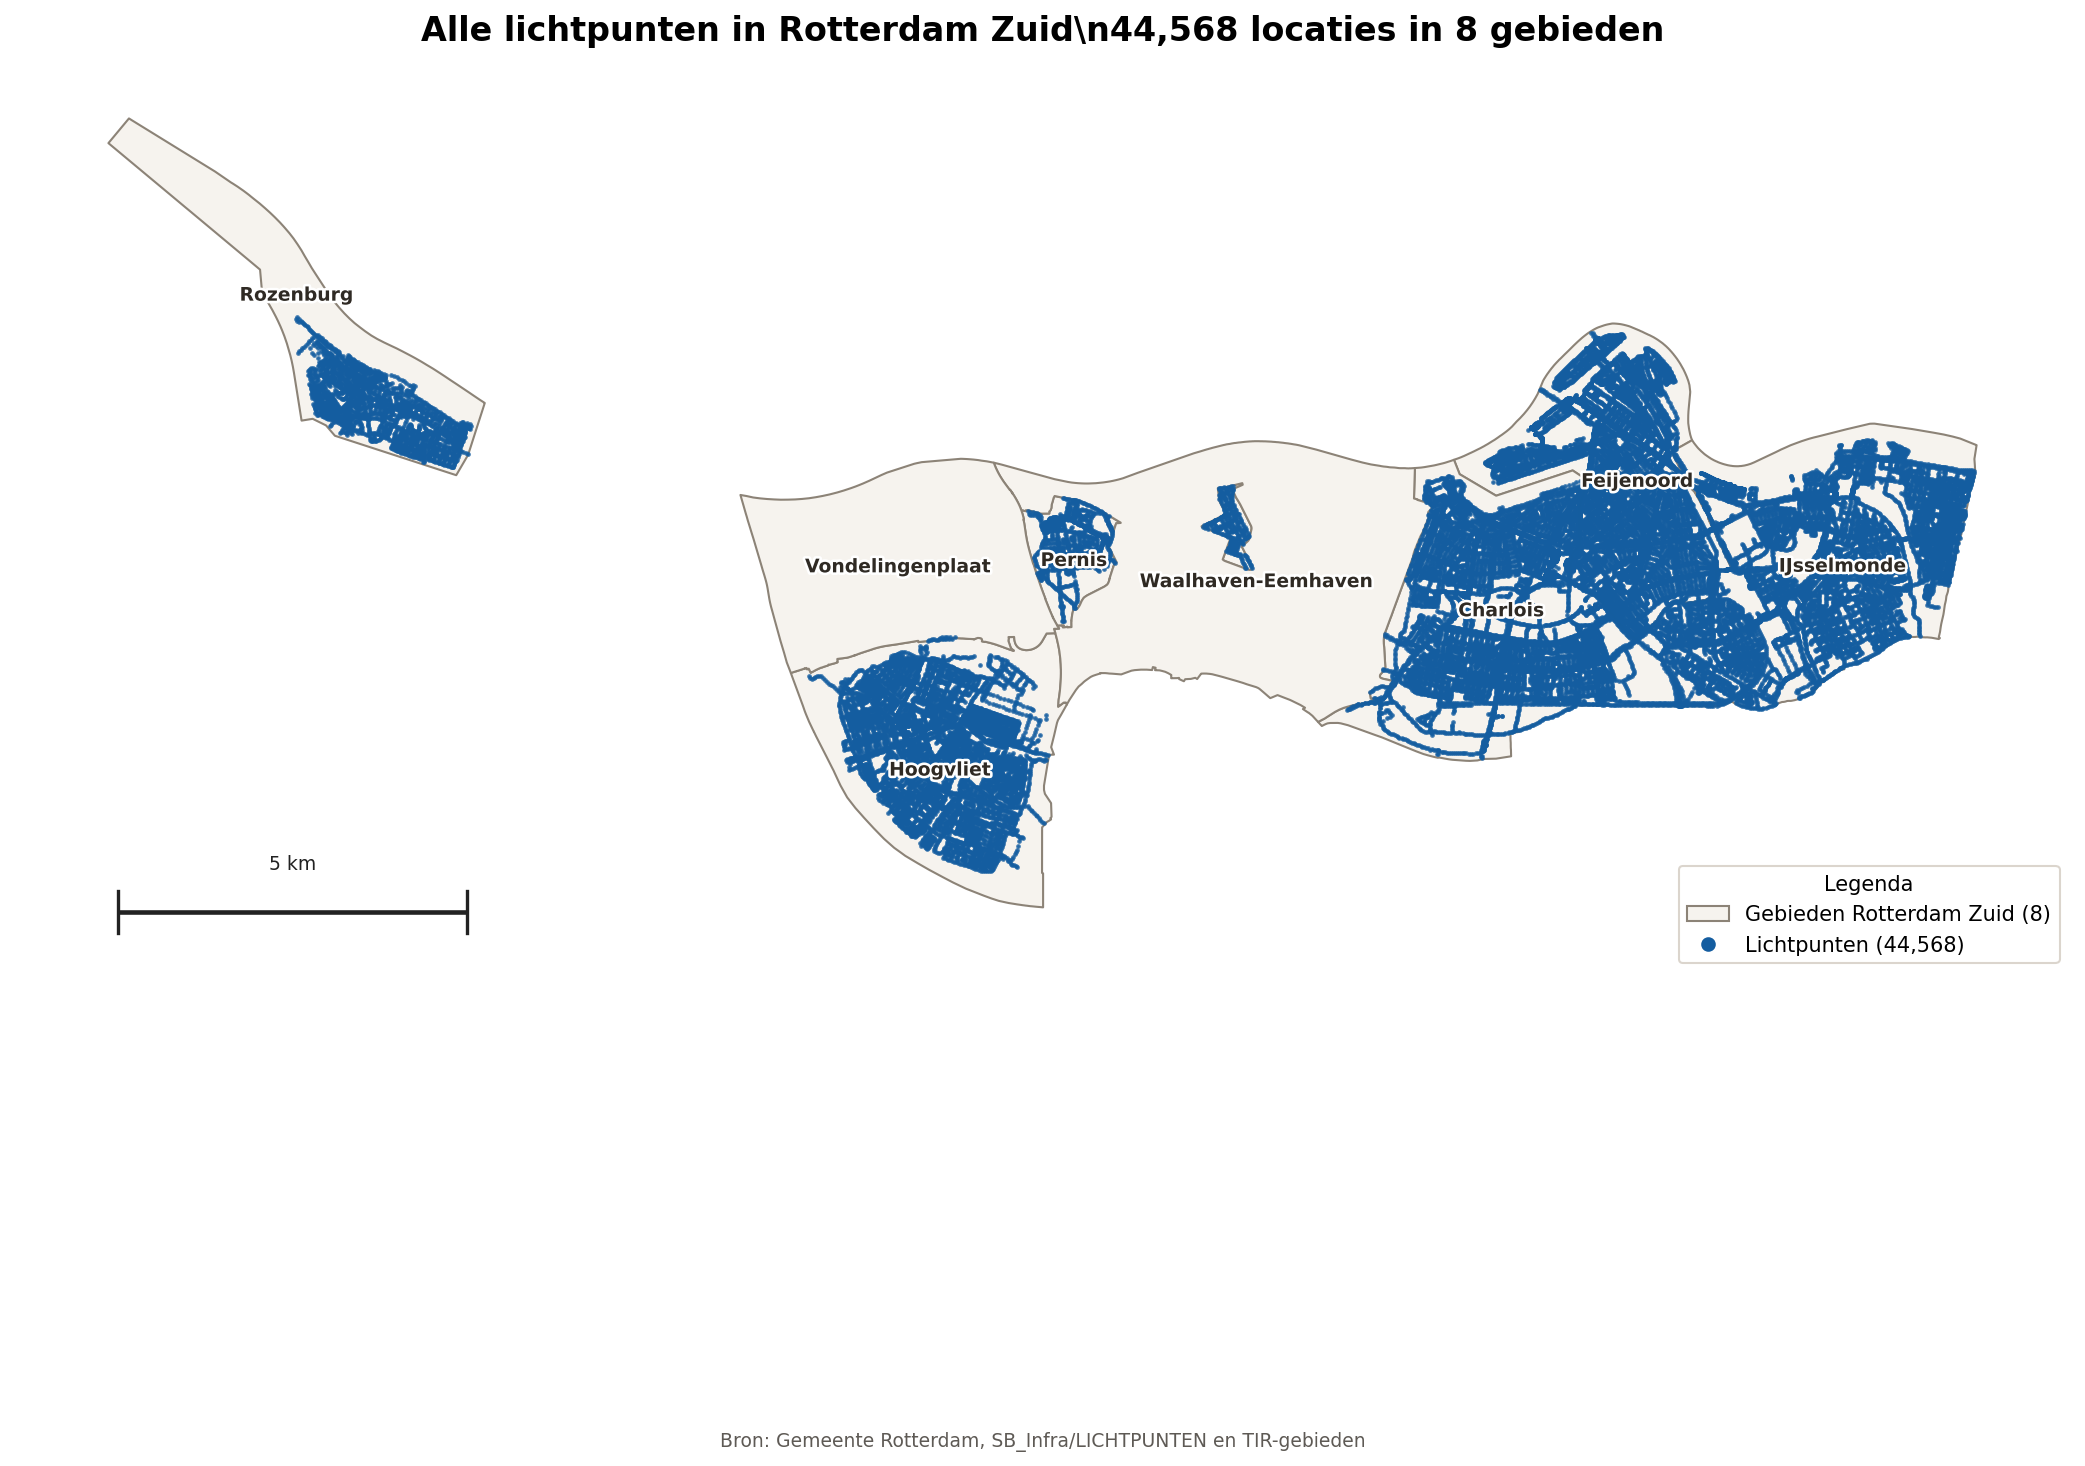

Here is the Python script that generated this plot:
"""Statische kaart: alle lichtpunten in Rotterdam Zuid."""

from __future__ import annotations

import math
from pathlib import Path
from typing import Any

import geopandas as gpd
import matplotlib
import matplotlib.lines as mlines
import matplotlib.patches as mpatches
import matplotlib.patheffects as pe
import requests

matplotlib.use("Agg")
import matplotlib.pyplot as plt


DATA = Path("General data/Data")
OUT = Path("output")
API_LAYER = "https://diensten.rotterdam.nl/arcgis/rest/services/SB_Infra/LICHTPUNTEN/MapServer/0/query"
BATCH_SIZE = 2000

# Deze afbakening wordt in dit project eerder gebruikt voor Rotterdam Zuid.
ZUID_GEBIEDEN = [
    "Feijenoord",
    "IJsselmonde",
    "Charlois",
    "Hoogvliet",
    "Pernis",
    "Rozenburg",
    "Waalhaven-Eemhaven",
    "Vondelingenplaat",
]


def load_rd(path: Path) -> gpd.GeoDataFrame:
    """Load GeoJSON and normalize CRS to EPSG:28992 (RD New)."""
    gdf = gpd.read_file(path)
    minx, miny, _, _ = gdf.total_bounds

    # Sommige lokale bestanden hebben RD-coordinaten maar CRS-label EPSG:4326.
    if minx > 10_000 and miny > 300_000:
        return gdf.set_crs(epsg=28992, allow_override=True)

    if gdf.crs is None:
        return gdf.set_crs(epsg=28992)
    return gdf if gdf.crs.to_epsg() == 28992 else gdf.to_crs(epsg=28992)


def enforce_rd_crs(gdf: gpd.GeoDataFrame) -> gpd.GeoDataFrame:
    """Detect likely CRS from bounds and normalize to EPSG:28992."""
    if gdf.empty:
        return gdf.set_crs(epsg=28992)

    minx, miny, _, _ = gdf.total_bounds
    if gdf.crs is None:
        if -180 <= minx <= 180 and -90 <= miny <= 90:
            gdf = gdf.set_crs(epsg=4326)
        else:
            gdf = gdf.set_crs(epsg=28992)

    return gdf if gdf.crs.to_epsg() == 28992 else gdf.to_crs(epsg=28992)


def where_clause(gebieden: list[str]) -> str:
    quoted = ", ".join(f"'{naam}'" for naam in gebieden)
    return f"WOONPLAATS IN ({quoted})"


def fetch_json(params: dict[str, Any]) -> dict[str, Any]:
    resp = requests.get(API_LAYER, params=params, timeout=90, verify=False)
    resp.raise_for_status()
    return resp.json()


def download_lichtpunten_zuid(gebieden: list[str]) -> gpd.GeoDataFrame:
    where = where_clause(gebieden)
    count_payload = fetch_json(
        {
            "where": where,
            "returnCountOnly": "true",
            "f": "json",
        }
    )
    count = int(count_payload.get("count") or 0)
    print(f"Totaal lichtpunten op basis van filter: {count}")

    features: list[dict[str, Any]] = []
    total_batches = math.ceil(count / BATCH_SIZE) if count else 0

    for index in range(total_batches):
        offset = index * BATCH_SIZE
        batch_size = min(BATCH_SIZE, count - offset)
        print(f"Download batch {index + 1}/{total_batches} ({batch_size} features)")
        batch = fetch_json(
            {
                "where": where,
                "outFields": "LICHTPUNT_ID,LICHTPUNTTYPE,WOONPLAATS,WIJK,BUURT,STRAAT",
                "returnGeometry": "true",
                "outSR": "28992",
                "resultOffset": str(offset),
                "resultRecordCount": str(batch_size),
                "f": "geojson",
            }
        )
        features.extend(batch.get("features", []))

    if not features:
        return gpd.GeoDataFrame(columns=["LICHTPUNT_ID"], geometry=[], crs="EPSG:28992")

    gdf = gpd.GeoDataFrame.from_features(features)
    return enforce_rd_crs(gdf)


def add_scale_bar(ax, length_m=5_000):
    """Draw a simple metric scale bar in the lower-left corner."""
    minx, maxx = ax.get_xlim()
    miny, maxy = ax.get_ylim()
    x0 = minx + (maxx - minx) * 0.05
    y0 = miny + (maxy - miny) * 0.04
    x1 = x0 + length_m
    ax.plot([x0, x1], [y0, y0], color="#222222", linewidth=2.2, solid_capstyle="butt")
    ax.plot([x0, x0], [y0 - 300, y0 + 300], color="#222222", linewidth=1.6)
    ax.plot([x1, x1], [y0 - 300, y0 + 300], color="#222222", linewidth=1.6)
    ax.text(
        (x0 + x1) / 2,
        y0 + 550,
        f"{length_m // 1000} km",
        ha="center",
        va="bottom",
        fontsize=9,
        color="#222222",
    )


def main() -> None:
    gebieden = load_rd(DATA / "tir_gebieden.geojson")
    zuid = gebieden[gebieden["GEBDNAAM"].isin(ZUID_GEBIEDEN)].copy()
    zuid["geometry"] = zuid.geometry.make_valid()

    lichtpunten = download_lichtpunten_zuid(ZUID_GEBIEDEN)
    print(f"Gedownloade lichtpunten: {len(lichtpunten)}")

    # Veilige ruimtelijke check tegen de polygonen van Rotterdam Zuid.
    lichtpunten_zuid = gpd.sjoin(
        lichtpunten,
        zuid[["GEBDNAAM", "geometry"]],
        how="inner",
        predicate="within",
    )

    # Houd alleen originele kolommen + gebiedsnaam.
    keep_cols = [
        col
        for col in ["LICHTPUNT_ID", "LICHTPUNTTYPE", "WOONPLAATS", "WIJK", "BUURT", "STRAAT", "GEBDNAAM", "geometry"]
        if col in lichtpunten_zuid.columns
    ]
    lichtpunten_zuid = lichtpunten_zuid[keep_cols].copy()

    print(f"Lichtpunten na ruimtelijke filter: {len(lichtpunten_zuid)}")
    print("Per gebied:")
    print(lichtpunten_zuid.groupby("GEBDNAAM").size().sort_values(ascending=False).to_string())

    OUT.mkdir(exist_ok=True)
    geojson_out = OUT / "lichtpunten_rotterdam_zuid.geojson"
    lichtpunten_zuid.to_file(geojson_out, driver="GeoJSON")
    print(f"GeoJSON opgeslagen: {geojson_out}")

    fig, ax = plt.subplots(figsize=(14, 12))

    zuid.plot(
        ax=ax,
        color="#f6f3ee",
        edgecolor="#8c8377",
        linewidth=1.0,
        zorder=1,
    )
    lichtpunten_zuid.plot(
        ax=ax,
        color="#145DA0",
        markersize=1.7,
        alpha=0.75,
        zorder=2,
    )

    for _, row in zuid.iterrows():
        if row.geometry is None or row.geometry.is_empty:
            continue
        centroid = row.geometry.representative_point()
        label = ax.text(
            centroid.x,
            centroid.y,
            row["GEBDNAAM"],
            ha="center",
            va="center",
            fontsize=9,
            color="#2f2a24",
            weight="bold",
            zorder=3,
        )
        label.set_path_effects([pe.withStroke(linewidth=2.5, foreground="white")])

    add_scale_bar(ax, length_m=5_000)

    area_patch = mpatches.Patch(
        facecolor="#f6f3ee",
        edgecolor="#8c8377",
        label=f"Gebieden Rotterdam Zuid ({len(zuid)})",
    )
    licht_handle = mlines.Line2D(
        [],
        [],
        color="#145DA0",
        marker="o",
        linestyle="None",
        markersize=6,
        label=f"Lichtpunten ({len(lichtpunten_zuid):,})",
    )
    ax.legend(
        handles=[area_patch, licht_handle],
        title="Legenda",
        loc="lower right",
        frameon=True,
        framealpha=0.95,
        facecolor="white",
        edgecolor="#d9d3cb",
    )

    ax.set_title(
        f"Alle lichtpunten in Rotterdam Zuid\\n{len(lichtpunten_zuid):,} locaties in 8 gebieden",
        fontsize=16,
        fontweight="bold",
        pad=18,
    )
    ax.text(
        0.5,
        0.03,
        "Bron: Gemeente Rotterdam, SB_Infra/LICHTPUNTEN en TIR-gebieden",
        transform=fig.transFigure,
        ha="center",
        fontsize=9,
        color="#5e5a55",
    )

    ax.set_axis_off()
    plt.tight_layout()

    png_out = OUT / "kaart_lichtpunten_rotterdam_zuid.png"
    fig.savefig(png_out, dpi=150, bbox_inches="tight", facecolor="white")
    plt.close(fig)
    print(f"Kaart opgeslagen: {png_out}")


if __name__ == "__main__":
    main()
